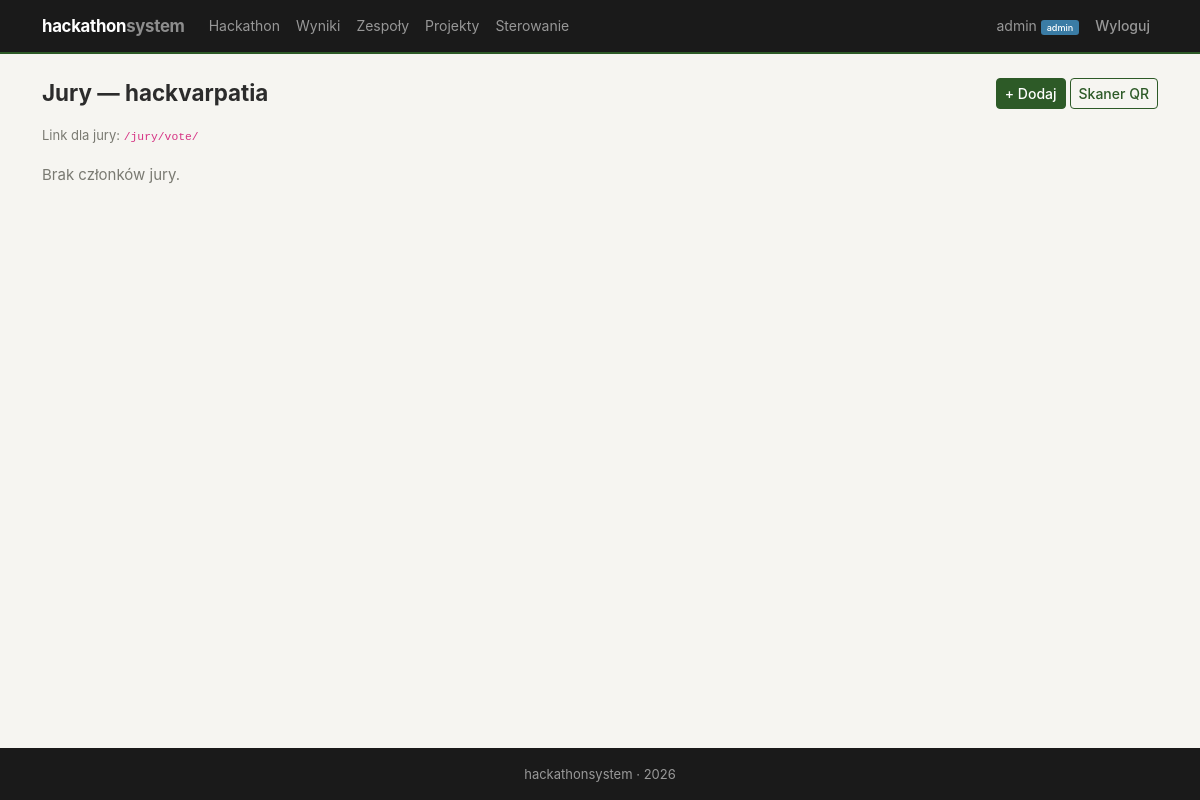
Page /jury/members/ (signed in) on the earlier database version.
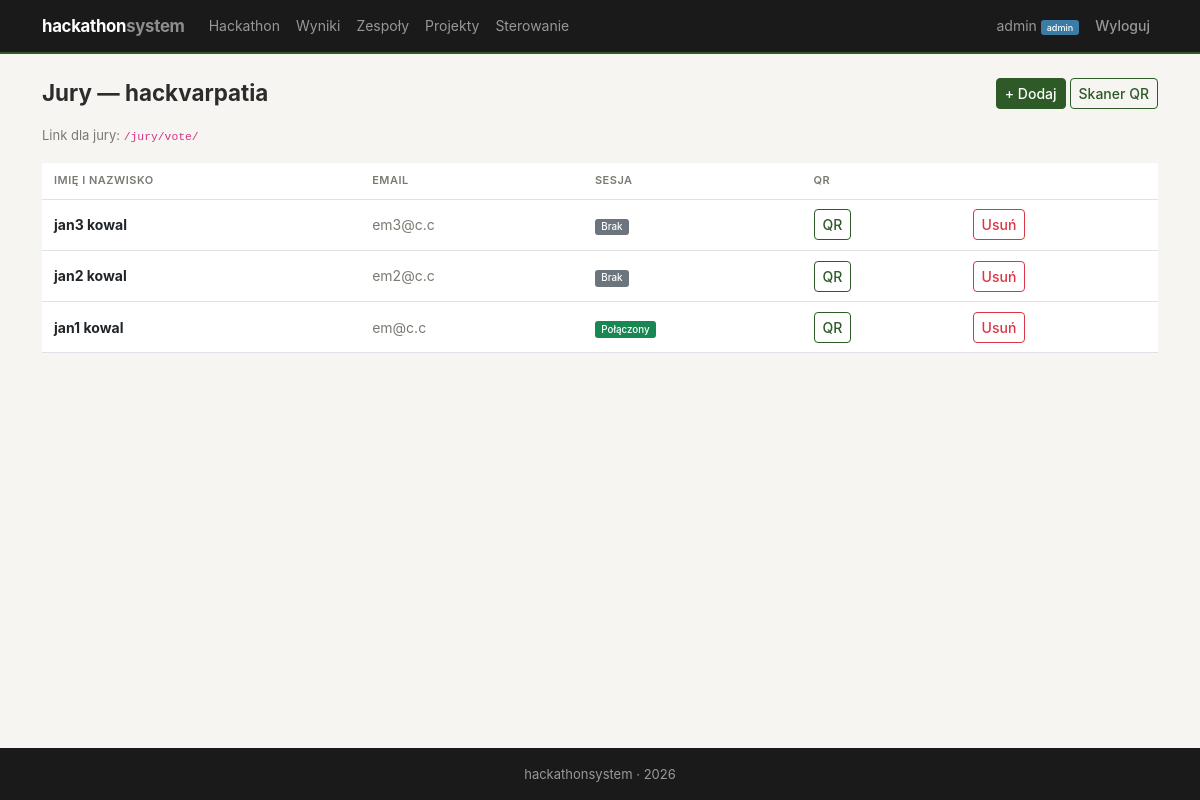
Same page on the later database version.
### judging/models.py (models this page shows, shortened)
class JuryMember(models.Model):
    name = models.CharField(max_length=200, verbose_name='Imię i nazwisko')
    email = models.EmailField(unique=True, verbose_name='Email')
    qr_token = models.UUIDField(default=uuid.uuid4, unique=True, editable=False, verbose_name='Token QR')
    is_active = models.BooleanField(default=True, verbose_name='Aktywny')
    created_at = models.DateTimeField(auto_now_add=True)
    class Meta:
        verbose_name = 'Członek jury (QR)'
        verbose_name_plural = 'Członkowie jury (QR)'

### judging/views.py (the view)
    @login_required
    def wrapper(request, *args, **kwargs):
        if not hasattr(request.user, 'profile') or not request.user.profile.is_admin:
            messages.error(request, 'Brak uprawnień administratora.')
            return redirect('accounts:dashboard')
        return view_func(request, *args, **kwargs)

### accounts/models.py (called while the page is built)
    @property
    def is_admin(self):
        return self.role == 'admin'

### hackathon/models.py (called while the page is built)
    @classmethod
    def current(cls):
        h = cls.objects.first()
        if not h:
            raise Http404("Brak hackathonu. Utwórz hackathon w panelu admina.")
        return h

### judging/views.py (called while the page is built)
def admin_required(view_func):
    @login_required
    def wrapper(request, *args, **kwargs):
        if not hasattr(request.user, 'profile') or not request.user.profile.is_admin:
            messages.error(request, 'Brak uprawnień administratora.')
            return redirect('accounts:dashboard')
        return view_func(request, *args, **kwargs)
    wrapper.__name__ = view_func.__name__
    return wrapper

@admin_required
def jury_members_list(request):
    hackathon = Hackathon.current()
    members = JuryMember.objects.all().order_by('-created_at')
    paired_member_ids = set(
        JurySession.objects.filter(jury_member__isnull=False)
        .values_list('jury_member_id', flat=True)
    )
    return render(request, 'judging/jury_members_list.html', {
        'hackathon': hackathon,
        'members': members,
        'paired_member_ids': paired_member_ids,
    })

### judging/templates/judging/jury_members_list.html (shortened to what this page needs)
{% extends 'base.html' %}
{% block content %}
<div class="section-header">
    <h2>Jury — {{ hackathon.name }}</h2>
    <div class="d-flex gap-1">
        <a href="{% url 'jury:members_add' %}" class="btn btn-primary btn-sm">+ Dodaj</a>
        <a href="{% url 'jury:scanner' %}" class="btn btn-outline-primary btn-sm">Skaner QR</a>
    </div>
</div>
<p class="text-muted" style="font-size:13px">Link dla jury: <code>/jury/vote/</code></p>
{% if members %}
    <table class="table">
        <thead>
            <tr><th>Imię i nazwisko</th><th>Email</th><th>Sesja</th><th>QR</th><th></th></tr>
        </thead>
        <tbody>
            {% for m in members %}
            <tr>
                <td><strong>{{ m.name }}</strong></td>
                <td class="text-muted">{{ m.email }}</td>
                <td>
                    {% if m.pk in paired_member_ids %}
                        <span class="badge bg-success">Połączony</span>
                    {% else %}
                        <span class="badge bg-secondary">Brak</span>
                    {% endif %}
                </td>
                <td>
                    <a href="{% url 'jury:qr_display' qr_token=m.qr_token %}" class="btn btn-sm btn-outline-primary" target="_blank">QR</a>
                </td>
                <td>
                    <form method="post" action="{% url 'jury:member_delete' pk=m.pk %}" class="d-inline" onsubmit="return confirm('Na pewno usunąć?')">
                        <button type="submit" class="btn btn-sm btn-outline-danger">Usuń</button>
                    </form>
                </td>
            </tr>
            {% endfor %}
        </tbody>
    </table>
{% else %}
    <p class="text-muted">Brak członków jury.</p>
{% endif %}
{% endblock %}

Differences in the rows shown:
added JuryMember: name "jan3 kowal", email "em3@c.c", shows "Brak"
added JuryMember: name "jan2 kowal", email "em2@c.c", shows "Brak"
added JuryMember: name "jan1 kowal", email "em@c.c", shows "Połączony"
Other differences:
text no longer shown: "Brak członków jury."
text now shown: "IMIĘ I NAZWISKO EMAIL SESJA QR"
